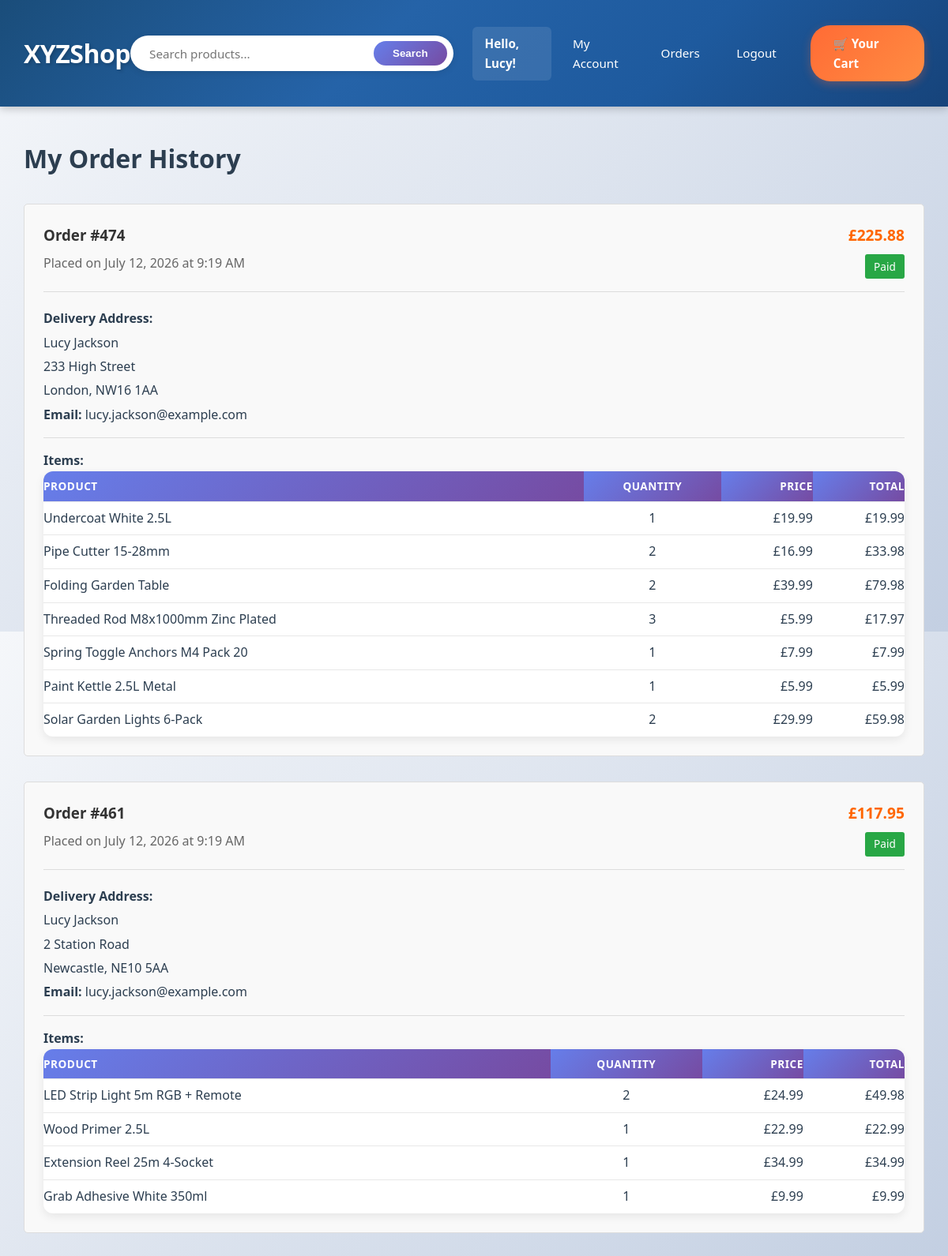
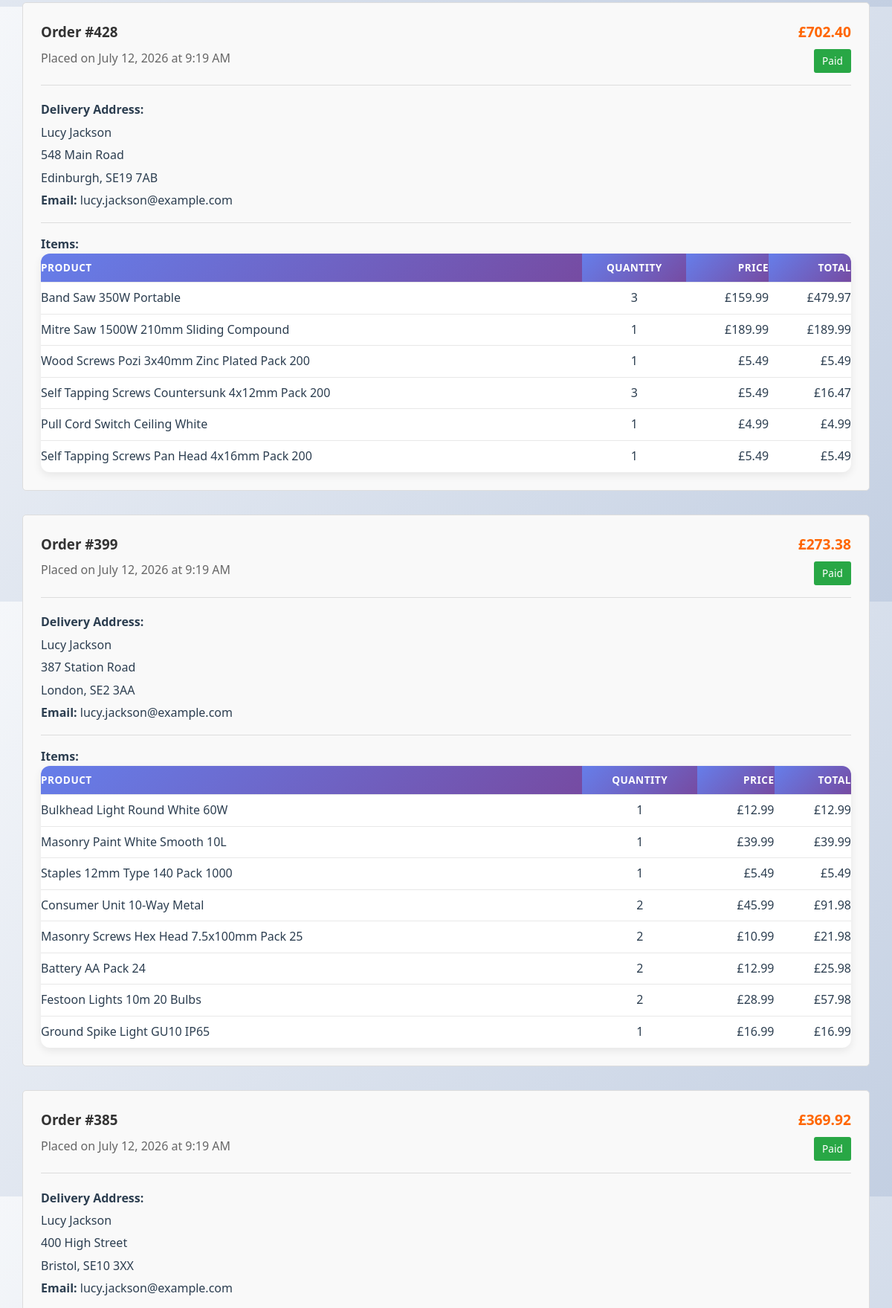
Page /accounts/orders/ (signed in, upper part) on the committed database (2 pictures, top to bottom).
### orders/models.py (models this page shows, shortened)
class Order(models.Model):
    PAYMENT_METHOD_CHOICES = [
        ('card', 'Credit/Debit Card'),
        ('paypal', 'PayPal'),
        ('bank', 'Bank Transfer'),
        ('cash', 'Cash on Delivery'),
    ]
    STATUS_CHOICES = [
        ('pending', 'Pending Payment'),
        ('processing', 'Processing'),
        ('shipped', 'Shipped'),
        ('delivered', 'Delivered'),
        ('cancelled', 'Cancelled'),
    ]
    user = models.ForeignKey(User, related_name='orders', on_delete=models.CASCADE, null=True, blank=True)
    first_name = models.CharField(max_length=50)
    last_name = models.CharField(max_length=50)
    email = models.EmailField()
    address = models.CharField(max_length=250)
    postal_code = models.CharField(max_length=20)
    city = models.CharField(max_length=100)
    created = models.DateTimeField(auto_now_add=True)
    updated = models.DateTimeField(auto_now=True)
    paid = models.BooleanField(default=False)
    payment_method = models.CharField(max_length=20, choices=PAYMENT_METHOD_CHOICES, default='card')
    payment_id = models.CharField(max_length=250, blank=True, null=True)
    status = models.CharField(max_length=20, choices=STATUS_CHOICES, default='pending')
    class Meta:
        ordering = ('-created',)
    def get_total_cost(self):
        return sum(item.get_cost() for item in self.items.all())

class OrderItem(models.Model):
    order = models.ForeignKey(Order, related_name='items', on_delete=models.CASCADE)
    product = models.ForeignKey(Product, related_name='order_items', on_delete=models.CASCADE)
    price = models.DecimalField(max_digits=10, decimal_places=2)
    quantity = models.PositiveIntegerField(default=1)
    def get_cost(self):
        if self.price is None:
            return 0
        return self.price * self.quantity

### products/models.py (models this page shows, shortened)
class Product(models.Model):
    category = models.ForeignKey(Category, related_name='products', on_delete=models.CASCADE)
    name = models.CharField(max_length=200, db_index=True)
    slug = models.SlugField(max_length=200, db_index=True)
    image = models.ImageField(upload_to='products/', blank=True)
    description = models.TextField(blank=True)
    cost_price = models.DecimalField(max_digits=10, decimal_places=2, default=0.00, help_text='Cost price paid for this item')
    price = models.DecimalField(max_digits=10, decimal_places=2, help_text='Selling price to customers')
    stock = models.PositiveIntegerField()
    available = models.BooleanField(default=True)
    is_online = models.BooleanField(default=False, help_text='Product is visible to customers on the website')
    created = models.DateTimeField(auto_now_add=True)
    updated = models.DateTimeField(auto_now=True)
    class Meta:
        ordering = ('name',)
        indexes = [
            models.Index(fields=['id', 'slug']),
        ]

### accounts/views.py (the view)
# urls.py: path('orders/', views.order_history, name='order_history'),
@login_required
def order_history(request):
    orders = Order.objects.filter(user=request.user).order_by('-created')
    return render(request, 'accounts/order_history.html', {'orders': orders})

### cart/cart.py (called while the page is built)
    def __len__(self):
        return sum(item['quantity'] for item in self.cart.values())

### cart/context_processors.py (called while the page is built)
def cart(request):
    return {'cart': Cart(request)}

### accounts/templates/accounts/order_history.html (shortened to what this page needs)
{% extends "base.html" %}
{% block content %}
    <div class="container">
        <h1>My Order History</h1>
        {% if orders %}
            {% for order in orders %}
                <div style="border: 1px solid #ddd; border-radius: 5px; padding: 1.5rem; margin: 2rem 0; background-color: #f9f9f9;">
                    <div style="display: flex; justify-content: space-between; align-items: start; margin-bottom: 1rem;">
                        <div>
                            <h3 style="margin: 0; color: #333;">Order #{{ order.id }}</h3>
                            <p style="color: #666; margin: 0.5rem 0 0 0;">
                                Placed on {{ order.created|date:"F d, Y \a\t g:i A" }}
                            </p>
                        </div>
                        <div style="text-align: right;">
                            <p style="margin: 0;">
                                <strong style="font-size: 1.2rem; color: #ff6600;">£{{ order.get_total_cost }}</strong>
                            </p>
                            {% if order.paid %}
                                <span style="background-color: #28a745; color: white; padding: 0.3rem 0.7rem; border-radius: 3px; font-size: 0.85rem; margin-top: 0.5rem; display: inline-block;">Paid</span>
                            {% else %}
                                <span style="background-color: #ffc107; color: #333; padding: 0.3rem 0.7rem; border-radius: 3px; font-size: 0.85rem; margin-top: 0.5rem; display: inline-block;">Pending</span>
                            {% endif %}
                        </div>
                    </div>
                    <div style="border-top: 1px solid #ddd; padding-top: 1rem; margin-top: 1rem;">
                        <p style="margin: 0.3rem 0;"><strong>Delivery Address:</strong></p>
                        <p style="margin: 0.3rem 0;">{{ order.first_name }} {{ order.last_name }}</p>
                        <p style="margin: 0.3rem 0;">{{ order.address }}</p>
                        <p style="margin: 0.3rem 0;">{{ order.city }}, {{ order.postal_code }}</p>
                        <p style="margin: 0.3rem 0;"><strong>Email:</strong> {{ order.email }}</p>
                    </div>
                    <div style="border-top: 1px solid #ddd; padding-top: 1rem; margin-top: 1rem;">
                        <h4>Items:</h4>
                        <table style="width: 100%; margin: 0;">
                            <thead>
                                <tr style="background-color: transparent;">
                                    <th style="text-align: left; padding: 0.5rem 0;">Product</th>
                                    <th style="text-align: center; padding: 0.5rem 0;">Quantity</th>
                                    <th style="text-align: right; padding: 0.5rem 0;">Price</th>
                                    <th style="text-align: right; padding: 0.5rem 0;">Total</th>
                                </tr>
                            </thead>
                            <tbody>
                                {% for item in order.items.all %}
                                    <tr>
                                        <td style="padding: 0.5rem 0;">{{ item.product.name }}</td>
                                        <td style="text-align: center; padding: 0.5rem 0;">{{ item.quantity }}</td>
                                        <td style="text-align: right; padding: 0.5rem 0;">£{{ item.price }}</td>
                                        <td style="text-align: right; padding: 0.5rem 0;">£{{ item.get_cost }}</td>
                                    </tr>
                                {% endfor %}
                            </tbody>
                        </table>
                    </div>
                </div>
            {% endfor %}
        {% else %}
            <div style="text-align: center; padding: 3rem; background-color: #f4f4f4; border-radius: 5px; margin: 2rem 0;">
                <h3>No orders yet</h3>
                <p>You haven't placed any orders yet.</p>
                <a href="{% url 'products:product_list' %}" class="btn" style="margin-top: 1rem;">Start Shopping</a>
            </div>
        {% endif %}
    </div>
{% endblock %}

### products/templates/base.html (shortened to what this page needs)
{% load static %}
<!DOCTYPE html>
<html>
<head>
</head>
<body>
    <header>
        <div class="header-content">
            <a href="{% url 'products:product_list' %}" class="logo">XYZShop</a>
            <div class="header-right">
                <form class="search-form" action="{% url 'products:product_search' %}" method="get">
                    <input type="text" name="q" placeholder="Search products..." value="{{ query }}">
                    <button type="submit">Search</button>
                </form>
                <div class="user-menu">
                    {% if user.is_authenticated %}
                        <span class="user-welcome">Hello, {{ user.first_name|default:user.username }}!</span>
                        <a href="{% url 'accounts:profile' %}">My Account</a>
                        <a href="{% url 'accounts:order_history' %}">Orders</a>
                        <a href="{% url 'accounts:logout' %}">Logout</a>
                    {% else %}
                        <a href="{% url 'accounts:login' %}">Login</a>
                        <a href="{% url 'accounts:register' %}">Register</a>
                    {% endif %}
                </div>
                <a href="{% url 'cart:cart_detail' %}" class="cart-link">
                    🛒 Your Cart
                </a>
            </div>
        </div>
    </header>
    <div id="content">
        {% block content %}
        {% endblock %}
    </div>
</body>
</html>

### products/templates/base.html (style rules this page uses)
* { margin: 0; padding: 0; box-sizing: border-box; }
body { font-family: 'Segoe UI', Tahoma, Geneva, Verdana, sans-serif; line-height: 1.6; color: #2c3e50; background: linear-gradient(135deg, #f5f7fa 0%, #c3cfe2 100%); min-height: 100vh; }
header { background: linear-gradient(135deg, #1a4d7a 0%, #2563a8 40%, #1e5a9e 70%, #16437a 100%); color: white; padding: 0.3rem 0; box-shadow: 0 3px 10px rgba(0,0,0,0.2); position: sticky; top: 0; z-index: 1000; }
.header-content { max-width: 1300px; margin: 0 auto; padding: 0 30px; display: flex; justify-content: space-between; align-items: center; }
.logo { font-size: 2rem; font-weight: 700; text-decoration: none; color: white; letter-spacing: -0.5px; text-shadow: 2px 2px 4px rgba(0,0,0,0.2); transition: transform 0.3s ease; }
.header-right { display: flex; align-items: center; gap: 1.5rem; }
.search-form { display: flex; align-items: center; background: white; border-radius: 25px; padding: 0.3rem 0.5rem; box-shadow: 0 2px 8px rgba(0,0,0,0.1); }
.search-form input[type="text"] { border: none; outline: none; padding: 0.5rem 1rem; font-size: 0.95rem; width: 300px; background: transparent; }
.search-form button { background: linear-gradient(135deg, #667eea 0%, #764ba2 100%); color: white; border: none; padding: 0.5rem 1.5rem; border-radius: 20px; cursor: pointer; font-weight: 600; transition: all 0.3s ease; }
.user-menu { display: flex; align-items: center; gap: 0.5rem; }
.user-menu a { color: white; text-decoration: none; padding: 0.6rem 1.2rem; border-radius: 6px; transition: all 0.3s ease; font-weight: 500; font-size: 0.95rem; }
.user-welcome { color: white; font-weight: 600; padding: 0.6rem 1rem; background: rgba(255, 255, 255, 0.1); border-radius: 6px; font-size: 0.95rem; }
.cart-link { background: linear-gradient(135deg, #ff6b35 0%, #ff8c42 100%); padding: 0.7rem 1.8rem; border-radius: 25px; color: white; text-decoration: none; font-weight: 600; box-shadow: 0 4px 12px rgba(255, 107, 53, 0.3); transition: all 0.3s ease; font-size: 0.95rem; }
.container { max-width: 1300px; margin: 2.5rem auto; padding: 0 30px; }
table { width: 100%; border-collapse: separate; border-spacing: 0; margin: 2.5rem 0; background: white; border-radius: 12px; overflow: hidden; box-shadow: 0 4px 12px rgba(0,0,0,0.08); }
table th, table td { padding: 1.2rem 1.5rem; text-align: left; border-bottom: 1px solid #e8e8e8; }
table th { background: linear-gradient(135deg, #667eea 0%, #764ba2 100%); color: white; font-weight: 600; text-transform: uppercase; font-size: 0.85rem; letter-spacing: 0.5px; }
table tbody tr { transition: background-color 0.2s ease; }
table tbody tr:last-child td { border-bottom: none; }
form { max-width: 650px; margin: 2.5rem 0; background: white; padding: 2.5rem; border-radius: 12px; box-shadow: 0 4px 12px rgba(0,0,0,0.08); }
form input, form select, form textarea { width: 100%; padding: 0.9rem 1.2rem; border: 2px solid #e1e8ed; border-radius: 8px; font-size: 0.95rem; transition: all 0.3s ease; font-family: inherit; }

### rows in the picture
Order: id "474", created "July 12, 2026 at 9:19 AM", get_total_cost "225.88", paid "Paid", first_name "Lucy", last_name "Jackson", address "233 High Street", city "London", postal_code "NW16 1AA", email "lucy.jackson@example.com"
OrderItem: product.name "Undercoat White 2.5L", quantity "1", price "19.99", get_cost "19.99"
OrderItem: product.name "Pipe Cutter 15-28mm", quantity "2", price "16.99", get_cost "33.98"
OrderItem: product.name "Folding Garden Table", quantity "2", price "39.99", get_cost "79.98"
OrderItem: product.name "Threaded Rod M8x1000mm Zinc Plated", quantity "3", price "5.99", get_cost "17.97"
OrderItem: product.name "Spring Toggle Anchors M4 Pack 20", quantity "1", price "7.99", get_cost "7.99"
OrderItem: product.name "Paint Kettle 2.5L Metal", quantity "1", price "5.99", get_cost "5.99"
OrderItem: product.name "Solar Garden Lights 6-Pack", quantity "2", price "29.99", get_cost "59.98"
Order: id "461", created "July 12, 2026 at 9:19 AM", get_total_cost "117.95", paid "Paid", first_name "Lucy", last_name "Jackson", address "2 Station Road", city "Newcastle", postal_code "NE10 5AA", email "lucy.jackson@example.com"
OrderItem: product.name "LED Strip Light 5m RGB + Remote", quantity "2", price "24.99", get_cost "49.98"
OrderItem: product.name "Wood Primer 2.5L", quantity "1", price "22.99", get_cost "22.99"
OrderItem: product.name "Extension Reel 25m 4-Socket", quantity "1", price "34.99", get_cost "34.99"
OrderItem: product.name "Grab Adhesive White 350ml", quantity "1", price "9.99", get_cost "9.99"
Order: id "428", created "July 12, 2026 at 9:19 AM", get_total_cost "702.40", paid "Paid", first_name "Lucy", last_name "Jackson", address "548 Main Road", city "Edinburgh", postal_code "SE19 7AB", email "lucy.jackson@example.com"
OrderItem: product.name "Band Saw 350W Portable", quantity "3", price "159.99", get_cost "479.97"
OrderItem: product.name "Mitre Saw 1500W 210mm Sliding Compound", quantity "1", price "189.99", get_cost "189.99"
OrderItem: product.name "Wood Screws Pozi 3x40mm Zinc Plated Pack 200", quantity "1", price "5.49", get_cost "5.49"
OrderItem: product.name "Self Tapping Screws Countersunk 4x12mm Pack 200", quantity "3", price "5.49", get_cost "16.47"
OrderItem: product.name "Pull Cord Switch Ceiling White", quantity "1", price "4.99", get_cost "4.99"
OrderItem: product.name "Self Tapping Screws Pan Head 4x16mm Pack 200", quantity "1", price "5.49", get_cost "5.49"
Order: id "399", created "July 12, 2026 at 9:19 AM", get_total_cost "273.38", paid "Paid", first_name "Lucy", last_name "Jackson", address "387 Station Road", city "London", postal_code "SE2 3AA", email "lucy.jackson@example.com"
OrderItem: product.name "Bulkhead Light Round White 60W", quantity "1", price "12.99", get_cost "12.99"
OrderItem: product.name "Masonry Paint White Smooth 10L", quantity "1", price "39.99", get_cost "39.99"
OrderItem: product.name "Staples 12mm Type 140 Pack 1000", quantity "1", price "5.49", get_cost "5.49"
OrderItem: product.name "Consumer Unit 10-Way Metal", quantity "2", price "45.99", get_cost "91.98"
OrderItem: product.name "Masonry Screws Hex Head 7.5x100mm Pack 25", quantity "2", price "10.99", get_cost "21.98"
OrderItem: product.name "Battery AA Pack 24", quantity "2", price "12.99", get_cost "25.98"
OrderItem: product.name "Festoon Lights 10m 20 Bulbs", quantity "2", price "28.99", get_cost "57.98"
OrderItem: product.name "Ground Spike Light GU10 IP65", quantity "1", price "16.99", get_cost "16.99"
Order: id "385", created "July 12, 2026 at 9:19 AM", get_total_cost "369.92", paid "Paid", first_name "Lucy", last_name "Jackson", address "400 High Street", city "Bristol", postal_code "SE10 3XX", email "lucy.jackson@example.com"

### other values in the picture
{{ user.first_name|default:user.username }} "Lucy"
